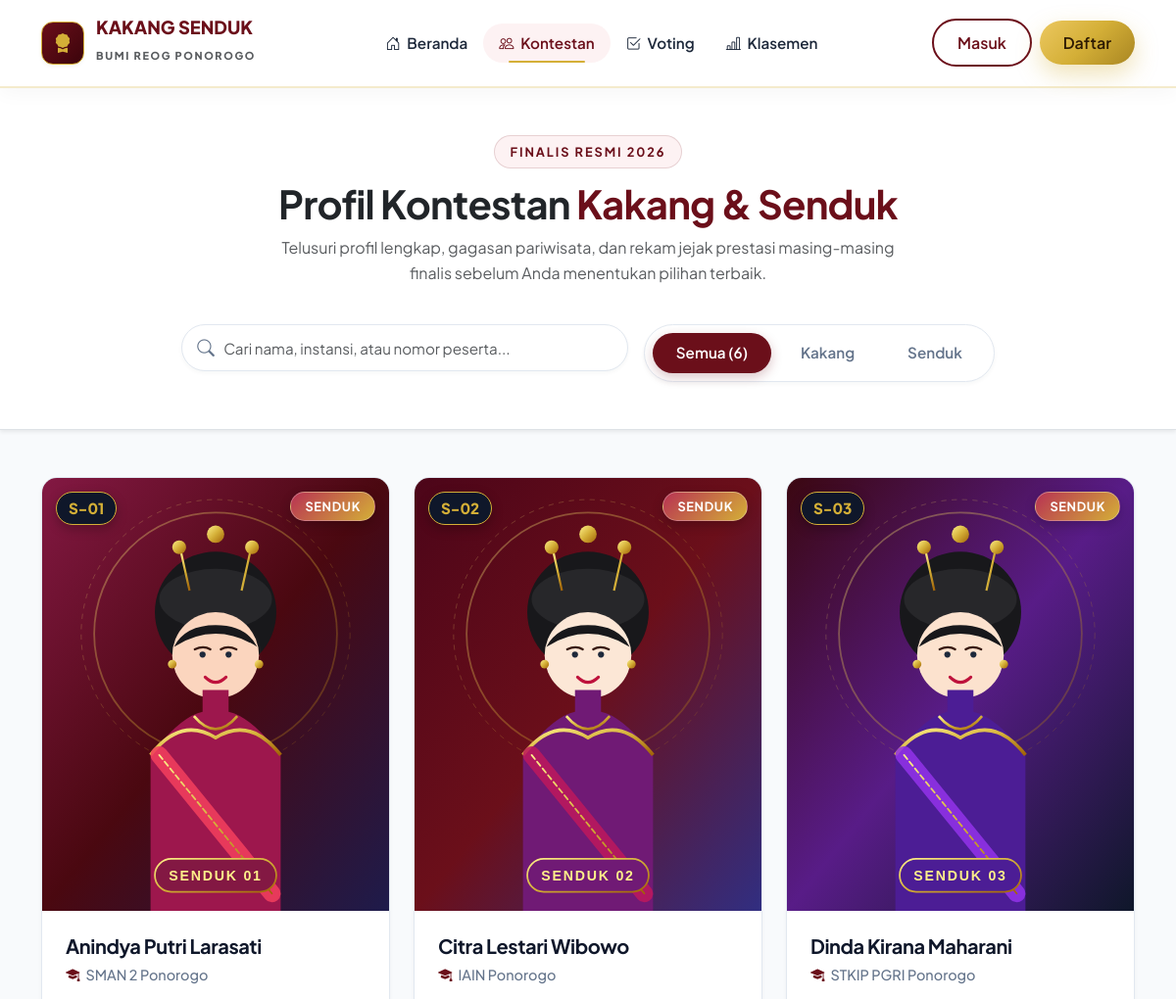
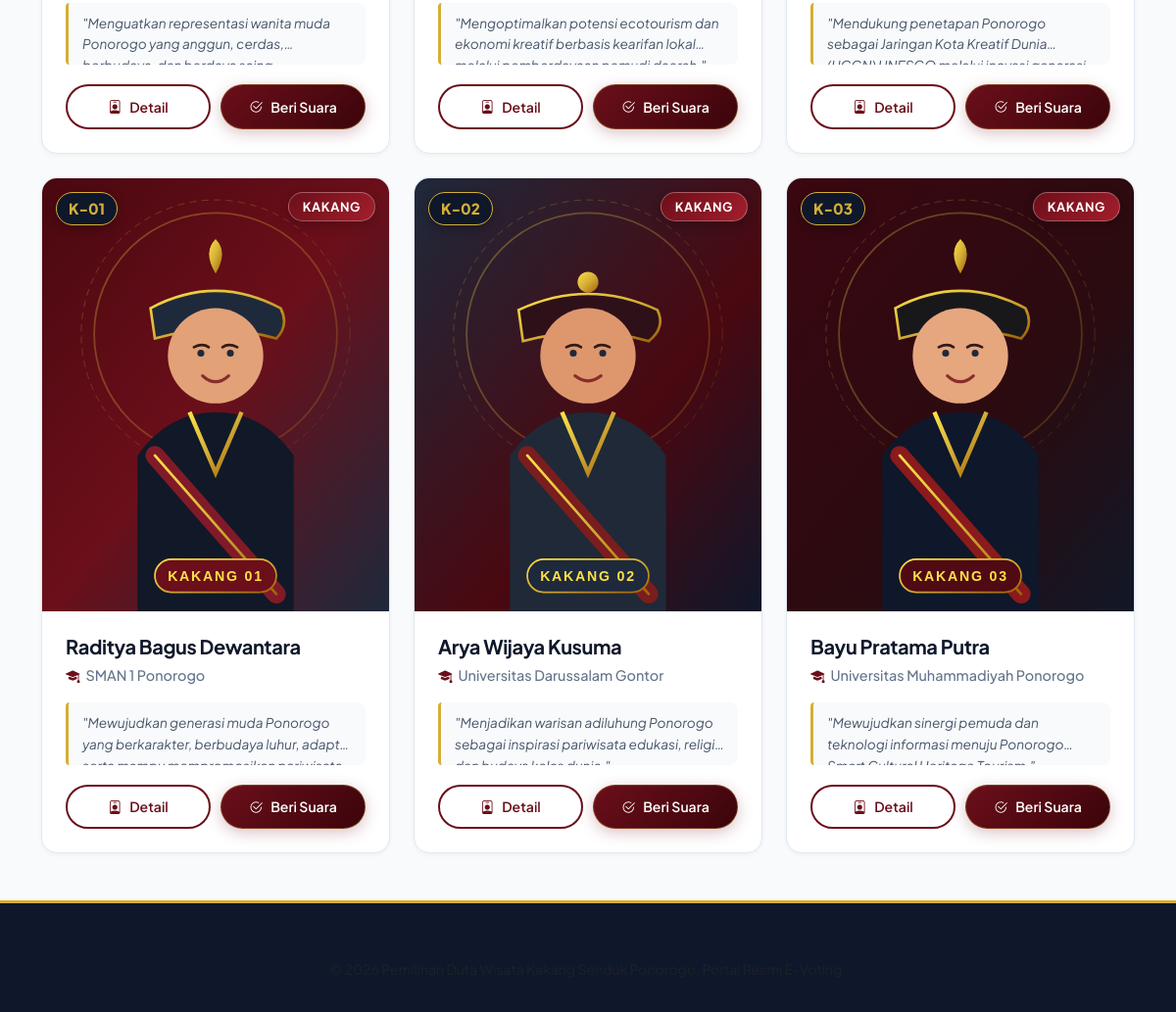
The page /pages/kontestan.php on the database its author committed (2 pictures, top to bottom).
### tables this page shows
CREATE TABLE `kontestan` (
  `id` INT AUTO_INCREMENT PRIMARY KEY,
  `nomor_peserta` VARCHAR(10) NOT NULL,
  `nama` VARCHAR(100) NOT NULL,
  `kategori` ENUM('Kakang', 'Senduk') NOT NULL,
  `ttl` VARCHAR(100) NOT NULL,
  `foto` VARCHAR(255) NOT NULL,
  `asal_instansi` VARCHAR(150) NOT NULL,
  `visi` TEXT NOT NULL,
  `misi` TEXT NOT NULL,
  `prestasi` TEXT NOT NULL,
  `deskripsi` TEXT NOT NULL,
  `created_at` TIMESTAMP NOT NULL DEFAULT CURRENT_TIMESTAMP
);

### config/koneksi.php (called while the page is built, shortened)
<?php
function is_logged_in() {
    return isset($_SESSION['user_id']) && !empty($_SESSION['user_id']);
}

### pages/kontestan.php (the view, shortened to what this page needs)
<?php
require_once __DIR__ . '/../config/koneksi.php';
$user = get_logged_in_user($conn);
$query = "SELECT * FROM kontestan ORDER BY kategori DESC, nomor_peserta ASC";
$result = $conn->query($query);
$kontestan_list = [];
while ($row = $result->fetch_assoc()) {
    $kontestan_list[] = $row;
}
?>
<!DOCTYPE html>
<html lang="id">
<head>
  <link href="https://cdn.jsdelivr.net/npm/bootstrap@5.3.2/dist/css/bootstrap.min.css" rel="stylesheet">
  <link rel="stylesheet" href="https://cdn.jsdelivr.net/npm/bootstrap-icons@1.11.3/font/bootstrap-icons.min.css">
  <link rel="stylesheet" href="https://cdn.jsdelivr.net/npm/sweetalert2@11/dist/sweetalert2.min.css">
  <link rel="stylesheet" href="<?= BASE_URL ?>assets/css/style.css">
</head>
<body>
  <nav class="navbar navbar-expand-lg navbar-custom sticky-top">
    <div class="container">
      <a class="navbar-brand" href="<?= BASE_URL ?>index.php">
        <div class="brand-logo">
          <i class="bi bi-award-fill"></i>
        </div>
        <div>
          <span class="d-block lh-1 text-maroon" style="font-size: 1.15rem; font-weight: 800;">KAKANG SENDUK</span>
          <small class="text-muted text-uppercase" style="font-size: 0.68rem; letter-spacing: 0.15em;">Bumi Reog Ponorogo</small>
        </div>
      </a>
      <div class="collapse navbar-collapse" id="navbarContent">
        <ul class="navbar-nav mx-auto mb-2 mb-lg-0">
          <li class="nav-item">
            <a class="nav-link" href="<?= BASE_URL ?>index.php"><i class="bi bi-house-door me-1"></i> Beranda</a>
          </li>
          <li class="nav-item">
            <a class="nav-link active" href="<?= BASE_URL ?>pages/kontestan.php"><i class="bi bi-people me-1"></i> Kontestan</a>
          </li>
          <li class="nav-item">
            <a class="nav-link" href="<?= BASE_URL ?>pages/voting.php"><i class="bi bi-check2-square me-1"></i> Voting</a>
          </li>
          <li class="nav-item">
            <a class="nav-link" href="<?= BASE_URL ?>pages/klasemen.php"><i class="bi bi-bar-chart-line me-1"></i> Klasemen</a>
          </li>
        </ul>
        <div class="d-flex align-items-center gap-2">
          <?php if (is_logged_in()): ?>
            <div class="dropdown">
              <button class="btn btn-outline-maroon dropdown-toggle px-3 py-2" type="button" data-bs-toggle="dropdown">
                <i class="bi bi-person-circle text-gold me-1"></i> <?= htmlspecialchars(explode(' ', $user['nama'])[0]) ?>
              </button>
              <ul class="dropdown-menu dropdown-menu-end shadow border-0 rounded-4 p-2 mt-2">
                <li><h6 class="dropdown-header small text-muted">Peran: <?= ucfirst($_SESSION['user_role']) ?></h6></li>
                <?php if (is_admin()): ?>
                  <li><a class="dropdown-item rounded-3" href="<?= BASE_URL ?>admin/dashboard.php"><i class="bi bi-speedometer2 me-2 text-maroon"></i> Panel Admin</a></li>
                  <li><hr class="dropdown-divider"></li>
                <?php endif; ?>
                <li><a class="dropdown-item rounded-3 text-danger" href="<?= BASE_URL ?>auth/logout.php"><i class="bi bi-box-arrow-right me-2"></i> Keluar</a></li>
              </ul>
            </div>
          <?php else: ?>
            <a href="<?= BASE_URL ?>auth/login.php" class="btn btn-outline-maroon px-4">Masuk</a>
            <a href="<?= BASE_URL ?>auth/register.php" class="btn btn-gold px-4">Daftar</a>
          <?php endif; ?>
        </div>
      </div>
    </div>
  </nav>
  <section class="py-5 bg-white border-bottom shadow-sm">
    <div class="container text-center">
      <span class="section-tag">Finalis Resmi 2026</span>
      <h1 class="display-6 fw-bold text-dark mb-2">Profil Kontestan <span class="text-maroon">Kakang & Senduk</span></h1>
      <p class="text-muted mx-auto" style="max-width: 650px;">
        Telusuri profil lengkap, gagasan pariwisata, dan rekam jejak prestasi masing-masing finalis sebelum Anda menentukan pilihan terbaik.
      </p>
      <div class="row justify-content-center mt-4 g-3">
        <div class="col-md-5">
          <div class="search-input-group">
            <i class="bi bi-search search-icon"></i>
            <input type="text" id="searchContestant" class="form-control" placeholder="Cari nama, instansi, atau nomor peserta...">
          </div>
        </div>
        <div class="col-md-auto d-flex justify-content-center">
          <div class="filter-tabs">
            <button class="filter-btn active" data-filter="all">Semua (<?= count($kontestan_list) ?>)</button>
            <button class="filter-btn" data-filter="Kakang">Kakang</button>
            <button class="filter-btn" data-filter="Senduk">Senduk</button>
          </div>
        </div>
      </div>
    </div>
  </section>
  <section class="py-5">
    <div class="container">
      <div class="row g-4" id="contestantsContainer">
        <?php foreach ($kontestan_list as $k): ?>
          <div class="col-12 col-sm-6 col-lg-4 contestant-item"
               data-category="<?= htmlspecialchars($k['kategori']) ?>"
               data-name="<?= htmlspecialchars($k['nama']) ?>"
               data-instansi="<?= htmlspecialchars($k['asal_instansi']) ?>"
               data-nomor="<?= htmlspecialchars($k['nomor_peserta']) ?>">
            <div class="card-contestant">
              <div class="image-wrapper">
                <img src="<?= BASE_URL ?>uploads/<?= htmlspecialchars($k['foto']) ?>" alt="<?= htmlspecialchars($k['nama']) ?>">
                <span class="nomor-badge"><?= htmlspecialchars($k['nomor_peserta']) ?></span>
                <span class="category-badge <?= $k['kategori'] === 'Kakang' ? 'badge-kakang' : 'badge-senduk' ?>">
                  <?= htmlspecialchars($k['kategori']) ?>
                </span>
              </div>
              <div class="card-body">
                <h4 class="contestant-name"><?= htmlspecialchars($k['nama']) ?></h4>
                <div class="contestant-instansi">
                  <i class="bi bi-mortarboard-fill"></i> <?= htmlspecialchars($k['asal_instansi']) ?>
                </div>
                <div class="contestant-quote">
                  "<?= htmlspecialchars($k['visi']) ?>"
                </div>
                <div class="card-footer-action">
                  <a href="<?= BASE_URL ?>pages/detail-kontestan.php?id=<?= $k['id'] ?>" class="btn btn-outline-maroon btn-sm">
                    <i class="bi bi-person-badge"></i> Detail
                  </a>
                  <a href="<?= BASE_URL ?>pages/voting.php" class="btn btn-maroon btn-sm">
                    <i class="bi bi-check2-circle"></i> Beri Suara
                  </a>
                </div>
              </div>
            </div>
          </div>
        <?php endforeach; ?>
      </div>
    </div>
  </section>
  <footer class="footer-custom">
    <div class="container text-center text-muted small">
      <p class="mb-0">&copy; <?= date('Y') ?> Pemilihan Duta Wisata Kakang Senduk Ponorogo. Portal Resmi E-Voting.</p>
    </div>
  </footer>
</body>
</html>

### rows shown on the page
kontestan: foto (picture), nomor_peserta "S-01", kategori "SENDUK", nama "Anindya Putri Larasati", asal_instansi "SMAN 2 Ponorogo", visi "Menguatkan representasi wanita muda Ponorogo yang anggun,…"
kontestan: foto (picture), nomor_peserta "S-02", kategori "SENDUK", nama "Citra Lestari Wibowo", asal_instansi "IAIN Ponorogo", visi "Mengoptimalkan potensi ecotourism dan ekonomi kreatif berbasis kearifan…"
kontestan: foto (picture), nomor_peserta "S-03", kategori "SENDUK", nama "Dinda Kirana Maharani", asal_instansi "STKIP PGRI Ponorogo", visi "Mendukung penetapan Ponorogo sebagai Jaringan Kota Kreatif…"
kontestan: foto (picture), nomor_peserta "K-01", kategori "KAKANG", nama "Raditya Bagus Dewantara", asal_instansi "SMAN 1 Ponorogo", visi "Mewujudkan generasi muda Ponorogo yang berkarakter, berbudaya luhur,…"
kontestan: foto (picture), nomor_peserta "K-02", kategori "KAKANG", nama "Arya Wijaya Kusuma", asal_instansi "Universitas Darussalam Gontor", visi "Menjadikan warisan adiluhung Ponorogo sebagai inspirasi pariwisata edukasi,…"
kontestan: foto (picture), nomor_peserta "K-03", kategori "KAKANG", nama "Bayu Pratama Putra", asal_instansi "Universitas Muhammadiyah Ponorogo", visi "Mewujudkan sinergi pemuda dan teknologi informasi menuju…"

### other values the page prints
count($kontestan_list) "6"
